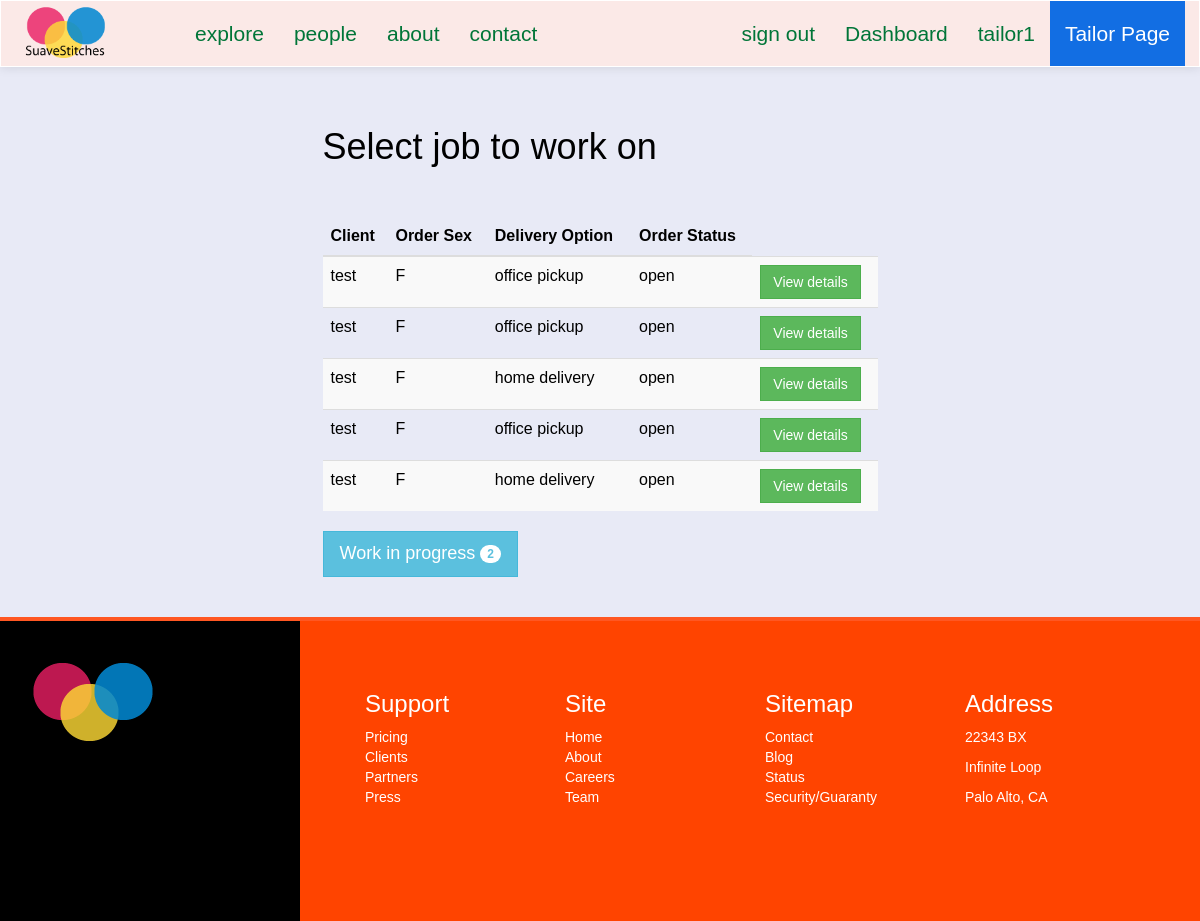
The app's page /suave/tailor/dashboard (signed in), older data.
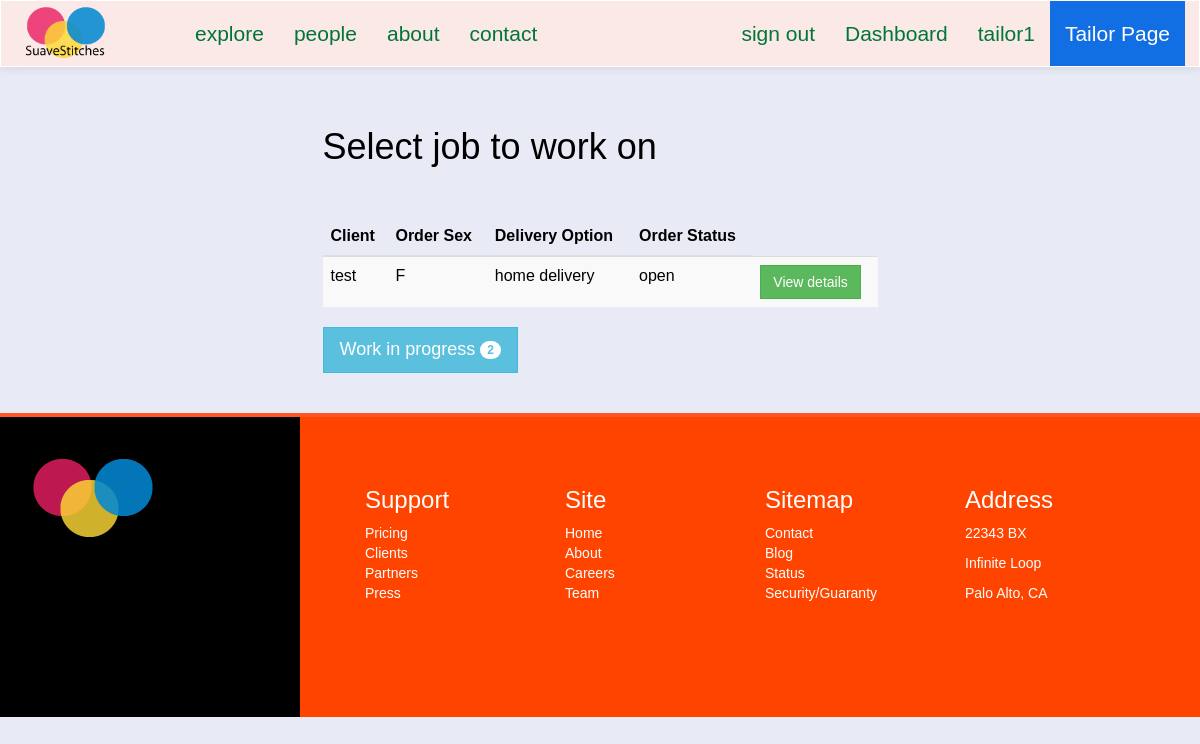
The same page, newer data.
### suave/models.py (models this page shows)
class Order(models.Model):
	client = models.ForeignKey(Client, null=True)
	sizetable = models.ForeignKey(SizeTable, null=True)
	tailor = models.ForeignKey(Tailor, null=True)
	fabric = models.CharField(max_length=50, null=True)
	style = models.CharField(max_length=100, null=True)
	main_order_id = models.CharField(max_length=15, null=True)
	details = models.CharField(max_length=250, null=True) #*
	delivery_option = models.CharField(max_length=100, null=True)
	service_option = models.CharField(max_length=100, null=True)
	sex = models.CharField(max_length=2, default=' ')
	status = models.CharField(max_length=20, default='OPEN') #*
	cost = models.IntegerField(default=0000) # final cost of order
	date = models.DateField(auto_now_add=True)

class Client(models.Model):
	FEMALE = 'F'
	MALE = 'M'
	SEX_CHOICE = (
		(FEMALE, 'F'),
		(MALE, 'M'),
	)
	user = models.OneToOneField(User)
	address = models.CharField(max_length=200, null=True)
	preference = models.CharField(max_length=40)
	sex = models.CharField(max_length=2, choices=SEX_CHOICE, default=" ")
	def __str__(self):
		return self.user.username

### suave/views.py (the view)
@login_required
def tailorDashboard(request):
	context = {}
	context['title'] = 'Tailor - SuaveStitches Nigeria'
	context['tailorPage'] = True
	orders = Order.objects.filter(status='OPEN')
	context['orders'] = orders
	tailor_obj = Tailor.objects.get(user=request.user)
	context['work'] = len(Order.objects.filter(tailor=tailor_obj, status='IN PROGRESS'))
	return render(request, 'i/tailor/dashboard.html', context)

### templates/i/tailor/dashboard.html (shortened to what this page needs)
{% extends "i/layout/base.html" %}
{% block main_section %}
<div class="col-lg-6 col-lg-offset-3"><br><br>
	<h1>Select job to work on</h1>
	<br><br>
	{% if orders %}
	<table class="table table-striped table-hover">
		<thead>
			<tr>
				<th>Client</th>
				<th>Order Sex</th>
				<th>Delivery Option</th>
				<th>Order Status</th>
			</tr>
		</thead>
		<tbody>
			{% for order in orders %}
			<tr>
				<td>{{ order.client }}</td>
				<td>{{ order.sex }}</td>
				<td>{{ order.delivery_option|lower }}</td>
				<td>{{ order.status|lower }}</td>
				<td><a href="{% url 'suave:tailorOrderDetails' order.main_order_id %}" class="btn btn-success">View details</a></td>
			</tr>
			{% endfor %}
		</tbody>
	</table>
	{% endif %}
	<div class="dashboard-button-panel">
		<a href="{% url 'suave:tailorWorkInProgress' %}" class="btn btn-success btn-info btn-lg">
			Work in progress
			{% if work %}
				<span class="badge">{{ work }}</span>
			{% endif %}
		</a>
	</div>
	<br><br>
</div>
{% endblock %}

Row changes from the older to the newer data that the page shows:
removed Order: client "test", sex "F", delivery_option "office pickup", status "open"
removed Order: client "test", sex "F", delivery_option "office pickup", status "open"
removed Order: client "test", sex "F", delivery_option "office pickup", status "open"
removed Order: client "test", sex "F", delivery_option "home delivery", status "open"
